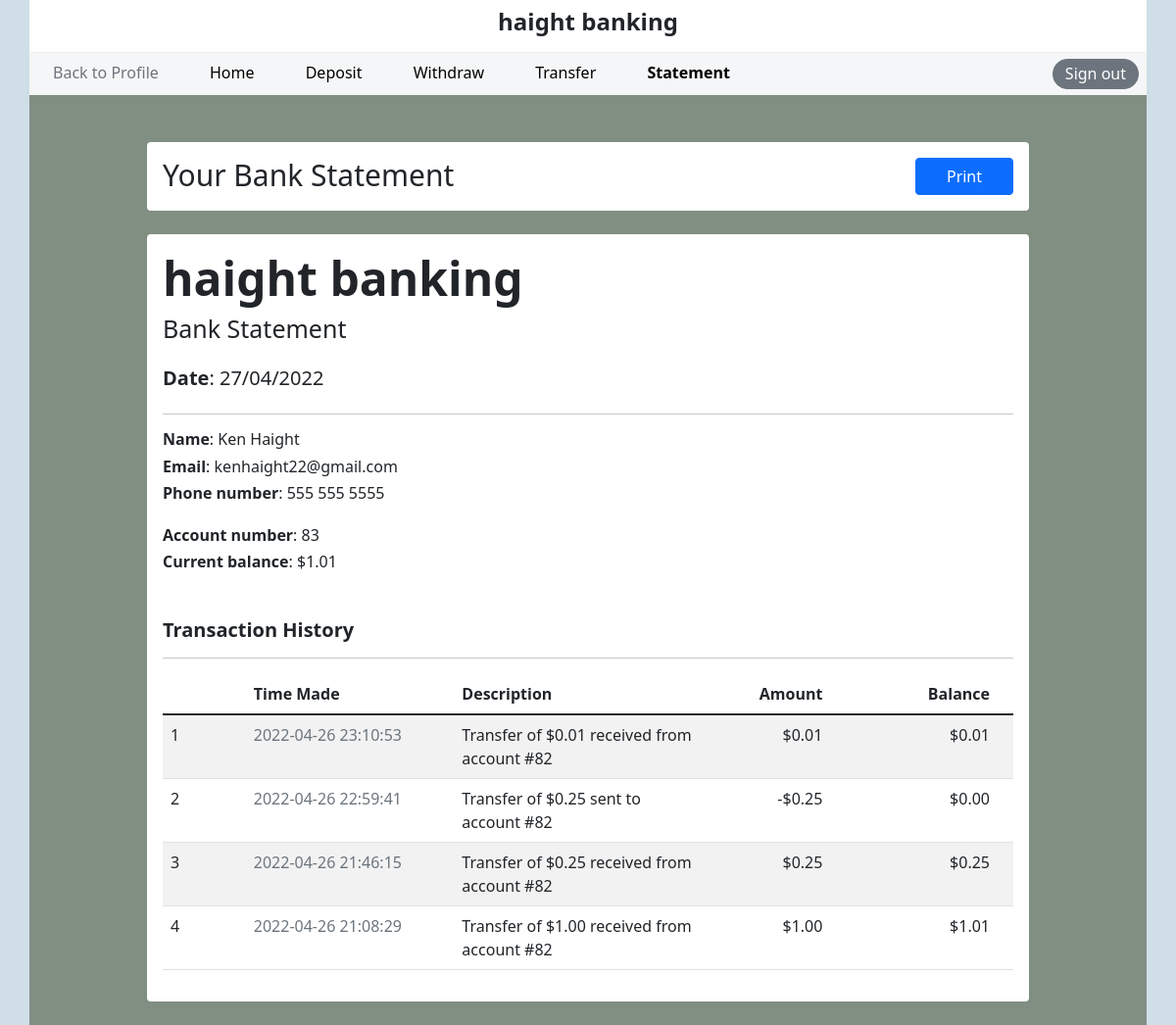
/statement.php?id=83 (signed in), run on the app's committed database.
### tables this page shows
CREATE TABLE `users` (
  `user_id` int(11) NOT NULL,
  `first_name` varchar(20) NOT NULL,
  `last_name` varchar(20) DEFAULT NULL,
  `email_address` varchar(255) NOT NULL,
  `phone_number` varchar(15) NOT NULL,
  `username` varchar(30) NOT NULL,
  `password` varchar(255) NOT NULL
);

CREATE TABLE `accounts` (
  `account_id` int(11) NOT NULL,
  `user_id` int(11) NOT NULL,
  `balance` double NOT NULL DEFAULT '0',
  `approved` tinyint(1) DEFAULT '0'
);

CREATE TABLE `account_transactions` (
  `transaction_id` int(11) NOT NULL,
  `account_id` int(11) NOT NULL,
  `time_made` timestamp NOT NULL DEFAULT CURRENT_TIMESTAMP ON UPDATE CURRENT_TIMESTAMP,
  `description` varchar(255) NOT NULL,
  `amount` double NOT NULL,
  `updated_balance` double NOT NULL
);

### statement.php (the view, shortened to what this page needs)
<?php
$account_id = $_GET['id'];
$user_id = $_SESSION["user_id"];
$pdo = get_database_connection();
$statement = $pdo->prepare("SELECT * FROM users WHERE user_id=?");
$statement->execute(array($user_id));
$row = $statement->fetch();
$first = $row['first_name'];
$last  = $row['last_name'];
$email = $row['email_address'];
$phone = $row['phone_number'];
$statement = $pdo->prepare("SELECT * FROM accounts WHERE account_id=?");
$statement->execute(array($account_id));
$row = $statement->fetch();
$account_id = $row['account_id'];
$balance    = $row['balance'];
?>
<!doctype html>
<html>
  <head>
    <link rel="stylesheet" href="https://cdn.jsdelivr.net/npm/bootstrap@5.1.3/dist/css/bootstrap.min.css">
    <link rel="stylesheet" href="css/account.css">
    <link rel="stylesheet" href="css/statement.css">
  </head>
  <body>
    <div class="container px-0" style="background: #fff;">
        <header class="py-2 text-center print-hidden">
            <div class="container-fluid">
                <h4 class="fw-bold">haight banking</h1>
            </div>
        </header>
        <nav class="py-2 pb-1 d-flex flex-row print-hidden">
            <div class="flex-grow-1">
                <a class="mx-4 link-secondary" href="profile.php">Back to Profile</a>
                <a class="mx-4" href=<?= "account.php?id=$account_id" ?>>Home</a>
                <a class="mx-4" href=<?= "deposit.php?id=$account_id" ?>>Deposit</a>
                <a class="mx-4" href=<?= "withdraw.php?id=$account_id" ?>>Withdraw</a>
                <a class="mx-4" href=<?= "transfer.php?id=$account_id" ?>>Transfer</a>
                <a class="mx-4 fw-bold" href=<?= "statement.php?id=$account_id" ?>>Statement</a>
            </div>
            <div>
                <a href="logout.php" class="btn btn-secondary mx-2" id="sign-out-btn">Sign out</a>
            </div>
        </nav>
        <div class="py-4" style="background-color: #5B6C5DC4;">
            <div class="mx-auto mt-4 p-3 rounded d-flex print-hidden" style="background: #fff; width: 900px;">
                <div class="flex-grow-1">
                    <span class="display-6" style="font-size: 30px">Your Bank Statement</span>
                </div>
                    <button class="btn btn-primary" style="width: 100px;" onclick="window.print()">Print</button>
            </div>
            <div class="mx-auto mt-4 p-3 rounded" style="background: #fff; width: 900px;" id="statement">
                <div class="mb-3">
                    <h1 class="display-5 fw-bold">haight banking</h1>
                    <h5 class="display-6" style="font-size: 25px;">Bank Statement </h5>
                </div>
                <h5 class="my-4"><b>Date</b>: <?= date('d/m/Y') ?></h5>
                <hr>
                <div>
                    <h6><b>Name</b>: <?= "$first $last" ?></h6>
                    <h6><b>Email</b>: <?= $email ?></h6>
                    <h6><b>Phone number</b>: <?= $phone ?></h6>
                </div>
                <div class="my-4 mb-5">
                    <h6><b>Account number</b>: <?= $account_id ?></h6>
                    <h6><b>Current balance</b>: <?= "$" . number_format($balance, 2, ".", ","); ?></h6>
                </div>
                <h5 class="fw-bold">Transaction History</h5>
                <hr class="print-hidden">
                <?php
    $pdo = get_database_connection();
    $stmt1 = $pdo->prepare("SELECT * FROM account_transactions WHERE account_id=? ORDER BY time_made DESC");
    $stmt1->execute(array($account_id));
    $num_rows = $stmt1->rowCount();
    echo <<<EOD
        <table class="table table-striped" id="transactions-table">
            <thead class="">
                <th style="width: 10%;"></th>
                <th style="width: 25%">Time Made</th>
                <th style="width: 30%">Description</th>
                <th style="width: 15%; text-align: end">Amount</th>
                <th style="width: 20%; text-align: end">Balance</th>
                <th style=""></th>
            </thead>
            <tbody>
EOD;
    for ($i = 1; $i <= $num_rows; $i++) {
        $transaction = $stmt1->fetch();
        if ($i % 2 == 0) {
            echo '<tr style="background-color: ">';
        } else {
            echo '<tr>';
        }
        echo "<td>$i</td>";
        echo "<td class='text-muted'>{$transaction['time_made']}</td>";
        echo "<td>{$transaction['description']}</td>";
        if ($transaction['amount'] < 0) {
            echo  "<td>" . '-$' . number_format((-1*$transaction['amount']), 2, '.', ',') . "</td>";
        } else {
            echo  "<td>" . '$' . number_format($transaction['amount'], 2, '.', ',') . "</td>";
        }
        echo "<td>" . '$' . number_format($transaction['updated_balance'], 2, '.', ',') . "</td>";
        echo "<td></td>";
        echo '</tr>';
    }
    echo '</tbody>';
    echo '</table>'
    ?>
            </div>
        </div>
    </div>
  </body>
</html>

### css/account.css (style rules this page uses)
body { background-color: #CFDEE7; }
header { border-bottom: 0.5px solid #eee; }
nav { background-color: #f5f6f7; }
nav a { color: #000; text-decoration: none; }
#transactions-table td:nth-child(4), #transactions-table td:nth-child(5) { text-align: end; }
#sign-out-btn { color: white; border-radius: 15px; padding: 2.5px 12px; position: relative; bottom: 2px; }

### data on the page
users: first_name "Ken", last_name "Haight", email_address "kenhaight22@gmail.com", phone_number "555 555 5555"
accounts: account_id "83", balance "1.01"
account_transactions: time_made "2022-04-26 23:10:53", description "Transfer of $0.01 received from account #82", amount "0.01", updated_balance "0.01"
account_transactions: time_made "2022-04-26 22:59:41", description "Transfer of $0.25 sent to account #82", -1*$transaction['amount'] "0.25", updated_balance "0.00"
account_transactions: time_made "2022-04-26 21:46:15", description "Transfer of $0.25 received from account #82", amount "0.25", updated_balance "0.25"
account_transactions: time_made "2022-04-26 21:08:29", description "Transfer of $1.00 received from account #82", amount "1.00", updated_balance "1.01"
